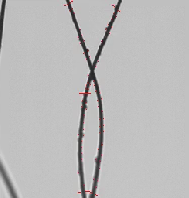
#> input picture datasets/ofda/test/samples/g1_0157.png, 189 x 198 px; its folder holds 4 pictures in this run
$ python show_test_mics.py
#> lines starting #> are read from the running program, lines starting #| are printed output that depends on the picture
import os
import cv2
import matplotlib.pyplot as plt

#
cur_dir = os.path.dirname(os.path.realpath(__file__))
imgs_path = os.path.join(cur_dir, 'test/samples')

# fig = plt.figure(figsize=(4*5,4))
fig = plt.figure(figsize=(4*5,4))
fig.subplots_adjust(wspace=0.1)
k = 0

filenames = os.listdir(imgs_path)
filenames.sort()

for filename in filenames:
    img_path = os.path.join(imgs_path,filename)
    if os.path.isfile(img_path):
        img = cv2.imread(img_path, 0)
#> img: shape (198, 189); min 36, max 225, mean 186.7
        # img = 255 - img
        plt.subplot(1,5,k+1), plt.axis('off'), plt.imshow(img, cmap='gray')
        k+=1
    if k==4:
        break

plt.savefig('samples.png', bbox_inches='tight',pad_inches=0)
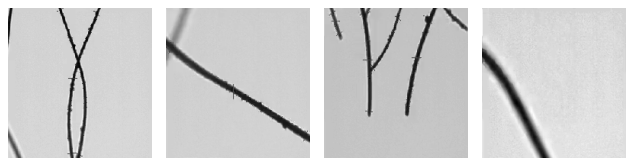
#> figure drawn by matplotlib, 4 panels
#plt.show()
